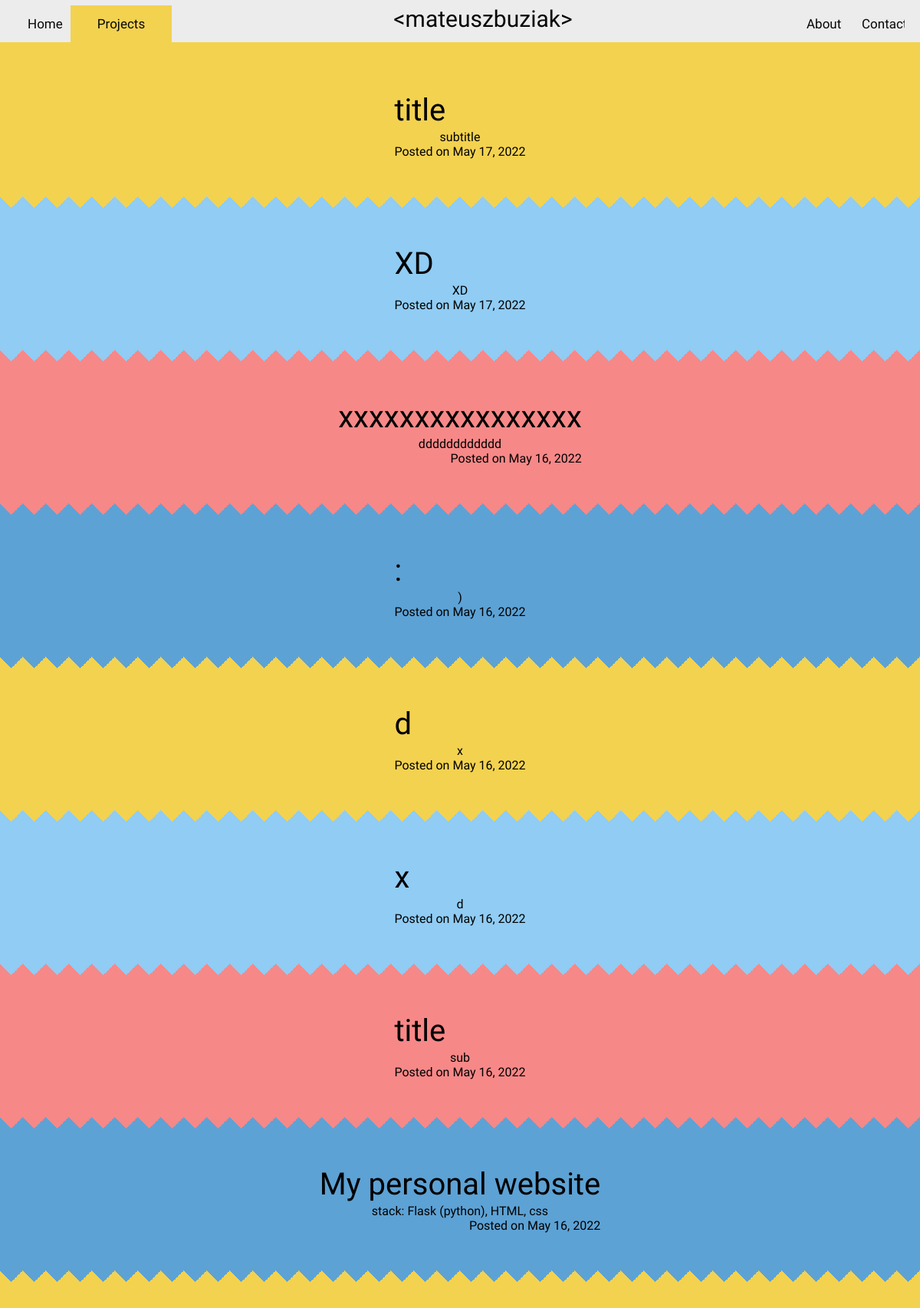
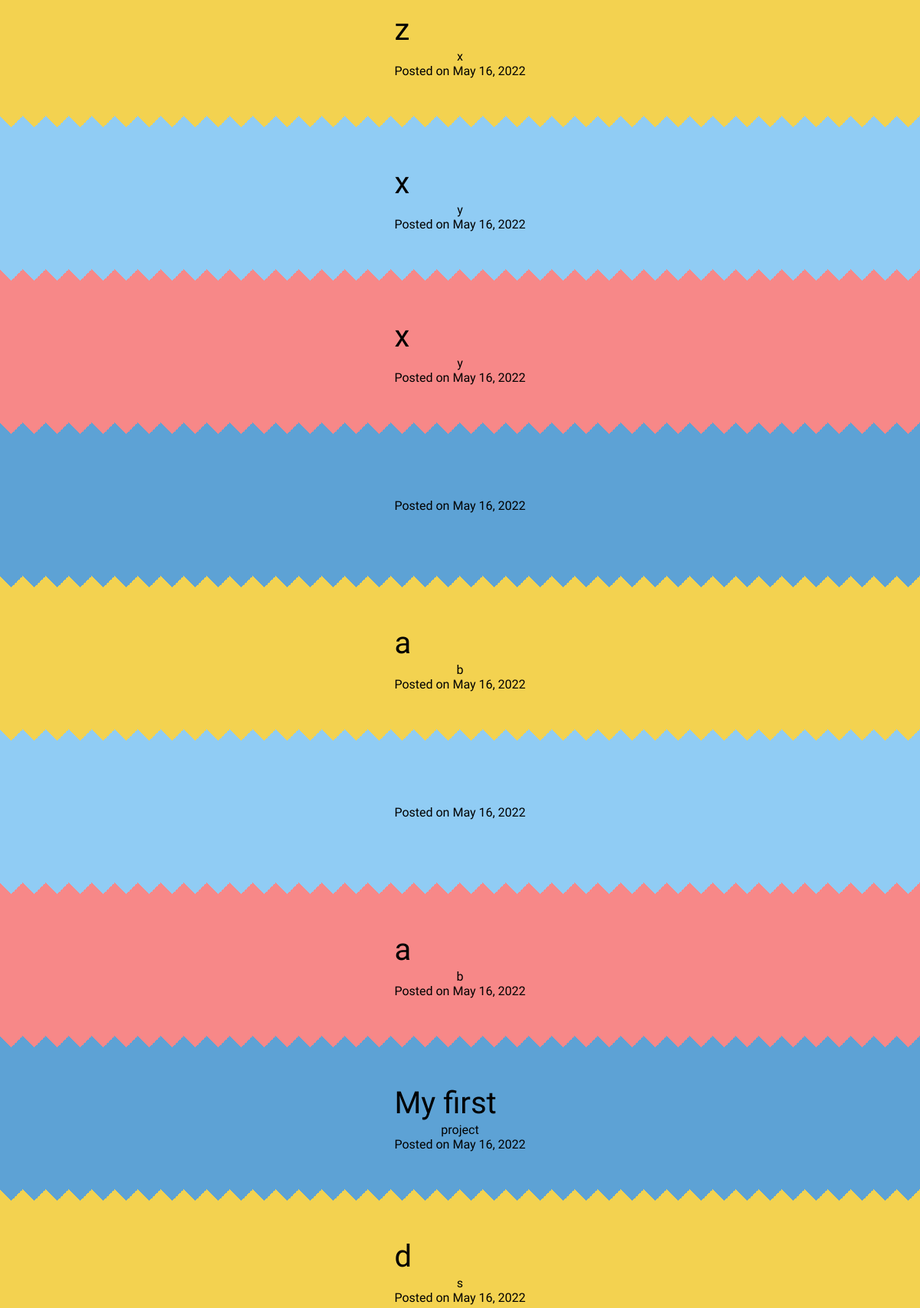
The app's page /projects (upper part) with its own data (2 pictures, top to bottom).
### app.py (models this page shows)
class Blogpost(db.Model):
    id = db.Column(db.Integer, primary_key=True)
    title = db.Column(db.String(50))
    subtitle = db.Column(db.String(50))
    date_posted = db.Column(db.DateTime)
    content = db.Column(db.Text)

### app.py (the view)
@app.route("/projects")
def projects():
    posts = Blogpost.query.order_by(Blogpost.date_posted.desc()).all()
    return render_template("projects.html", posts=posts)

### templates/projects.html (shortened to what this page needs)
<!DOCTYPE html>
<html lang="en">
<head>
  <link rel= "stylesheet" type= "text/css" href= "{{ url_for('static', filename='style/main.css') }}">
  <link rel= "stylesheet" type= "text/css" href= "{{ url_for('static', filename='style/projects.css') }}">
</head>
<body>
  <header class="projects">
    <ul>
      <li class="left">
        <a class="home" href=" {{ url_for('index') }} ">Home</a>
      </li>
      <li class="left">
        <a class="projects" href=" {{ url_for('projects') }} ">Projects</a>
      </li>
      <li class="right">
        <a class="contact" href=" {{ url_for('contact') }} ">Contact</a>
      </li>
      <li class="right">
        <a class="about" href=" {{ url_for('about') }} ">About</a>
      </li>
      <li class="mid">
        &lt;mateuszbuziak&gt;
      </li>
    </ul>
  </header>
  <article class="projects">
    <div class="margin-top">
        {% for post in posts %}
          <section>
            <a href="{{ url_for('post', post_id=post.id) }}" class="hiperlinks">
              <div class="title">
                {{ post.title }}
              </div>
              <div class="stack">
                {{ post.subtitle }}
              </div>
              <div class="date">
                Posted on {{ post.date_posted.strftime('%B %d, %Y') }}
              </div >
            </a>
          </section>
          {% endfor %}
    </div>
  </article>
</body>
</html>

### static/style/main.css (style rules this page uses)
body { min-height: 100vh; margin: 0; font-family: 'Oswald', sans-serif; display: grid; grid-template-rows: auto 1fr auto; }
header { background:#ECECEC; }
header ul { color: #070707; list-style-type: none; margin: 0%; padding: 0%; overflow: hidden; margin-top: 7px; margin-left: 20px; margin-right: 20px; }
header ul li.left { text-align: center; float: left; font-size: 17px; }
.mid { place-items: center; text-align: center; float:none; cursor: default; font-size: 30px; }
header ul li.right { text-align: center; float: right; font-size: 17px; }
header ul li a { display: block; color: #070707; cursor: pointer; text-decoration: none; padding: 14px 16px; word-spacing: 30px; }
header ul li a { width: 40px; background-color: #ECECEC; transition: width 0.25s, background-color 0.25s; }
header.projects ul li a.projects { width: 100px; background-color: #F3D250; }
article { background-color: #ECECEC ; }
article.projects { background-color: #F3D250; }

### static/style/projects.css (style rules this page uses)
article { font-family: 'Oswald', sans-serif; }
.margin-top { margin-top: 2vh; }
.hiperlinks { cursor: pointer; text-decoration: none; color: black; }
.title { font-size: 40px; padding-bottom: 2px; }
.stack { font-size: 35; text-align: center; }
.date { font-size: 30; margin-bottom: 2vh;; text-align: right; }
section:nth-child(4n + 1) { display: flex; justify-content: center; align-items: center; position: relative; width: 100%; height: 25vh; background: #F3D250; }
section:nth-child(4n + 1)::before { position: absolute; top: -15px; width: 100%; height: 15px; background-image: linear-gradient(45deg, #F3D250 50%, transparent 50%), linear-gradient(-45deg, #F3D250 50%, transparent 50%); background-size: 30px 30px; content: ''; }
section:nth-child(4n + 2) { display: flex; justify-content: center; align-items: center; position: relative; width: 100%; height: 25vh; background: #90CCF4; }
section:nth-child(4n + 2)::before { position: absolute; top: -15px; width: 100%; height: 15px; background-image: linear-gradient(45deg, #90CCF4 50%, transparent 50%), linear-gradient(-45deg, #90CCF4 50%, transparent 50%); background-size: 30px 30px; content: ''; }
section:nth-child(4n + 3) { display: flex; justify-content: center; align-items: center; position: relative; width: 100%; height: 25vh; background: #F78888; }
section:nth-child(4n + 3)::before { position: absolute; top: -15px; width: 100%; height: 15px; background-image: linear-gradient(45deg, #F78888 50%, transparent 50%), linear-gradient(-45deg, #F78888 50%, transparent 50%); background-size: 30px 30px; content: ''; }
section:nth-child(4n + 4) { display: flex; justify-content: center; align-items: center; position: relative; width: 100%; height: 25vh; background: #5DA2D5; }
section:nth-child(4n + 4)::before { position: absolute; top: -15px; width: 100%; height: 15px; background-image: linear-gradient(45deg, #5DA2D5 50%, transparent 50%), linear-gradient(-45deg, #5DA2D5 50%, transparent 50%); background-size: 30px 30px; content: ''; }

### records on screen
Blogpost: title "title", subtitle "subtitle", date_posted "May 17, 2022"
Blogpost: title "XD", subtitle "XD", date_posted "May 17, 2022"
Blogpost: title "xxxxxxxxxxxxxxxx", subtitle "dddddddddddd", date_posted "May 16, 2022"
Blogpost: title ":", subtitle ")", date_posted "May 16, 2022"
Blogpost: title "d", subtitle "x", date_posted "May 16, 2022"
Blogpost: title "x", subtitle "d", date_posted "May 16, 2022"
Blogpost: title "title", subtitle "sub", date_posted "May 16, 2022"
Blogpost: title "My personal website", subtitle "stack: Flask (python), HTML, css", date_posted "May 16, 2022"
Blogpost: title "z", subtitle "x", date_posted "May 16, 2022"
Blogpost: title "x", subtitle "y", date_posted "May 16, 2022"
Blogpost: title "x", subtitle "y", date_posted "May 16, 2022"
Blogpost: date_posted "May 16, 2022"
Blogpost: title "a", subtitle "b", date_posted "May 16, 2022"
Blogpost: date_posted "May 16, 2022"
Blogpost: title "a", subtitle "b", date_posted "May 16, 2022"
Blogpost: title "My first", subtitle "project", date_posted "May 16, 2022"
Blogpost: title "d", subtitle "s", date_posted "May 16, 2022"
